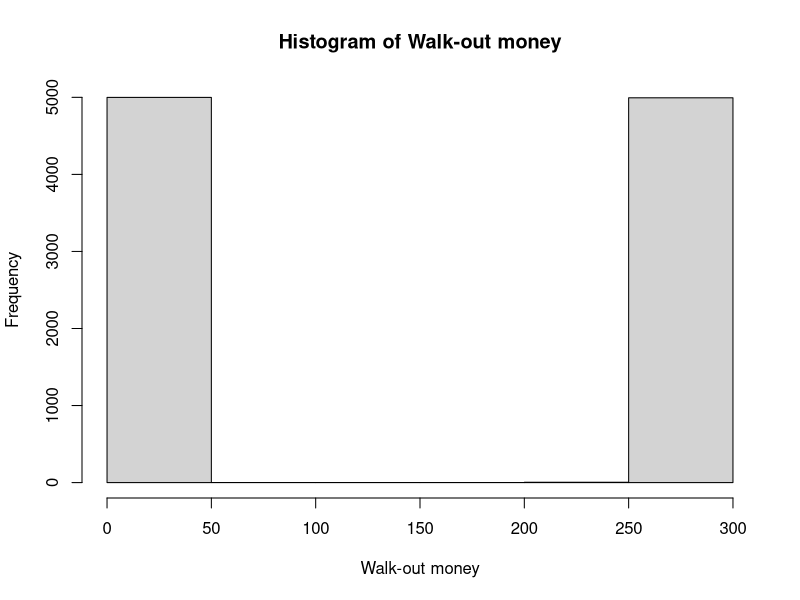
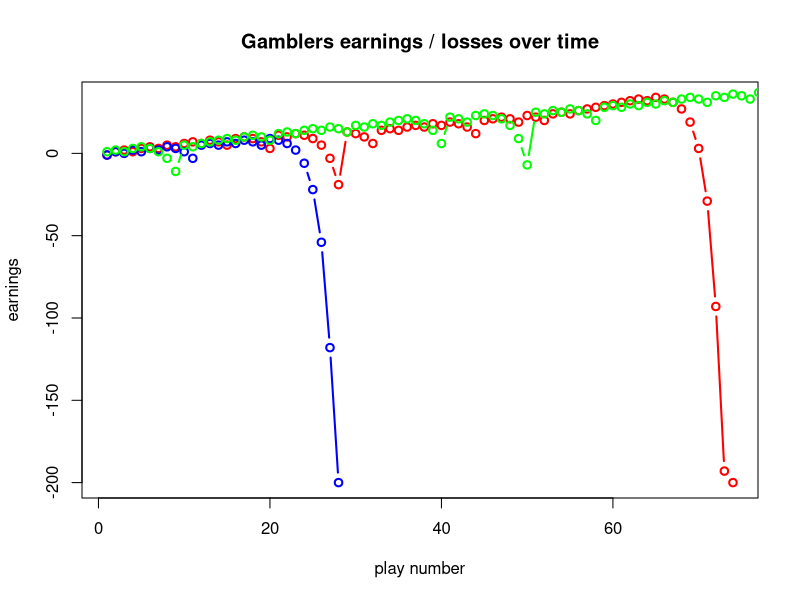
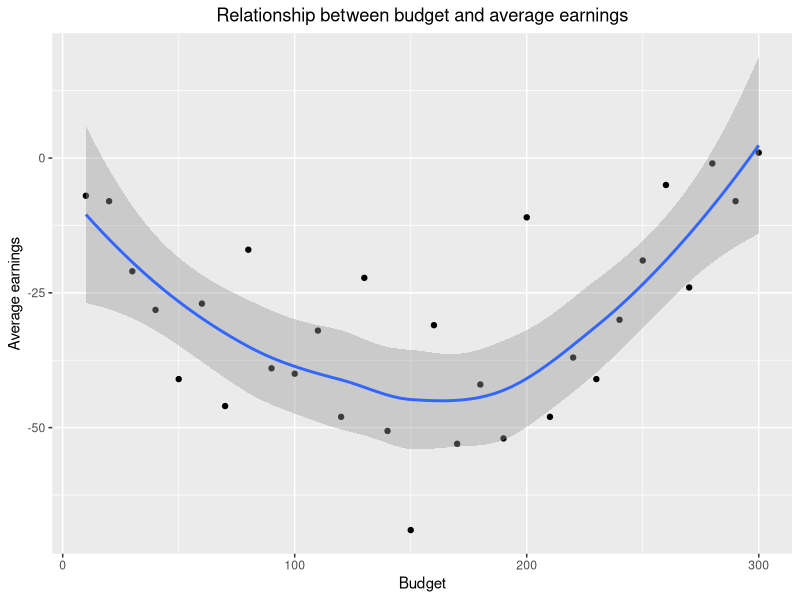
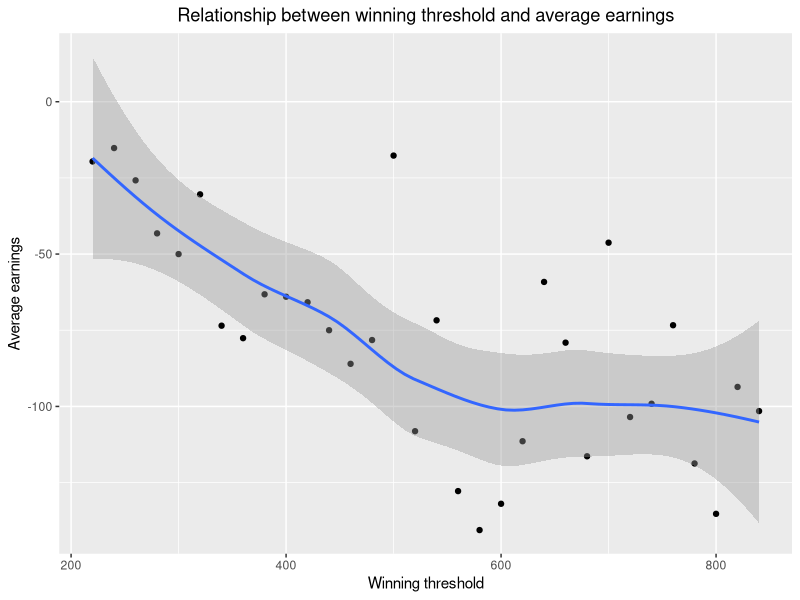
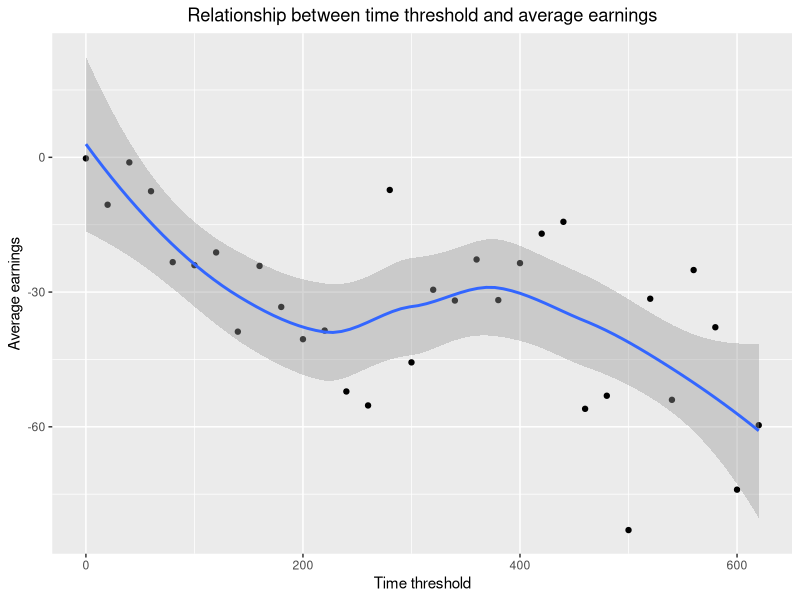

Recreate these plots in R, in order. (Note: a time limit stopped this script after it produced the figures.)
## ---- chunk 1
library(magrittr) # needs to be run every time you start R and want to use %>%
library(dplyr)
library(tidyverse)
library(ggplot2)
## ---- chunk 2
#' A single play of the Martingale strategy
#'
#' Takes a state list, spins the roulette wheel, returns the state list with updated values (for example, budget, plays, etc)
#' @param state A list with the following entries: 
#'   B              number, the budget
#'   W              number, the budget threshold for successfully stoping
#'   L              number, the maximum number of plays 
#'   M              number, the casino wager limit
#'   plays          integer, the number of plays executed
#'   previous_wager number, the wager in the previous play (0 at first play)
#'   previous_win   TRUE/FALSE, indicator if the previous play was a win (TRUE at first play)
#' @return The updated state list
## ---- chunk 3
one_play <- function(state){
    #browser() ## what's this?
  
    # Wager
    proposed_wager <- ifelse(state$previous_win, 1, 2*state$previous_wager)
    wager <- min(proposed_wager, state$M, state$B)
    
    # Spin of the wheel
    red <- rbinom(1,1,18/38)
    
    # Update state
    state$plays <- state$plays + 1
    state$previous_wager <- wager
    if(red){
      # WIN
      state$B <- state$B + wager
      state$previous_win <- TRUE
    }else{
      # LOSE
      state$B <- state$B - wager
      state$previous_win <- FALSE
    }
  state
}
## ---- chunk 4
#' Stopping rule
#'
#' Takes the state list and determines if the gambler has to stop
#' @param state A list.  See one_play
#' @return TRUE/FALSE


stop_play <- function(state){
  #browser()
  if(state$B <= 0) return(TRUE)
  if(state$plays >= state$L) return(TRUE)
  if(state$B >= state$W) return(TRUE)
  FALSE
}
## ---- chunk 5
#' Play roulette to either bankruptcy, success, or play limits
#'
#' @param B number, the starting budget
#' @param W number, the budget threshold for successfully stoping
#' @param L number, the maximum number of plays 
#' @param M number, the casino wager limit
#' @return A vector of budget values calculated after each play.
one_series <- function(
    B = 200
  , W = 300
  , L = 1000
  , M = 100
) {

  # initial state
  state <- list(
    B = B
  , W = W
  , L = L
  , M = M
  , plays = 0
  , previous_wager = 0
  , previous_win = TRUE
  )
  
  # vector to store budget over series of plays
  budget <- rep(NA, L)
  
  # For loop of plays
  for(i in 1:L){
    new_state <- state %>% one_play
    budget[i] <- new_state$B
    if(new_state %>% stop_play){
      return(budget[1:i])
    }
    state <- new_state
  }
  budget    
}

# helper function
get_last <- function(x) x[length(x)] 

## ---- chunk 6
# Simulation
walk_out_money <- rep(NA, 10000)
for(j in seq_along(walk_out_money)){
  walk_out_money[j] <- one_series(B = 200, W = 300, L = 1000, M = 100) %>% get_last
}


# Walk out money distribution
hist(walk_out_money, breaks = 10, xlab = "Walk-out money", ylab = "Frequency", main = "Histogram of Walk-out money", col = "lightgray")
## ---- chunk 7
# Estimated probability of walking out with extra cash
mean(walk_out_money > 200)

# Estimated earnings  
mean(walk_out_money - 200)
## ---- chunk 8
# Q1
set.seed(2)
earning1 <- one_series(B = 200, W = 300, L = 1000, M = 100) - 200
earning2 <- one_series(B = 200, W = 300, L = 1000, M = 100) - 200
earning3 <- one_series(B = 200, W = 300, L = 1000, M = 100) - 200
plot(earning1, main = "Gamblers earnings / losses over time", xlab = "play number", 
     ylab = "earnings", type ="b", lwd = 2, col = "red")
lines(earning2, xlab = "play number", ylab = "earnings", type ="b", lwd = 2, col = "blue")
lines(earning3, xlab = "play number", ylab = "earnings", type ="b", lwd = 2, col = "green")
## ---- chunk 9
# change the budget
walk_out_money <- rep(NA, 100)
b <- matrix(nrow = 100, ncol = 30)


# For loop eg:    for (i in 1:100) {...}

for(i in seq(1, 30)){
  for(j in seq_along(walk_out_money)){
    b[j, i] <- (one_series(B= 10*i, W = 300, L = 1000, M = 200) - 10*i) %>% get_last
  }
}

# Estimated earnings
mean_earnings <- colMeans(b)

df1 <- as.data.frame(mean_earnings)
df1["Budget"] <- seq(10,300,10)
df1 %>%
  ggplot(mapping = aes(x = Budget, y = mean_earnings)) +
  geom_point() +
  geom_smooth() +
  labs(title = "Relationship between budget and average earnings", x = "Budget", y = "Average earnings") +
  theme(plot.title = element_text(hjust = 0.5))

# plot earnings
#plot(x = seq(10, 300, 10), y = mean_earnings, xlab = "budget", type = "l")

## ---- chunk 10
# change the winning

walk_out_money <- rep(NA, 100)
w <- matrix(nrow = 100, ncol = 32)

for(i in seq(1, 32)){
  for(j in seq_along(walk_out_money)){
    w[j, i] <- one_series(B= 200, W = 200 + 20 * i, L = 1000, M = 200) %>% get_last
  }
}

# Estimated earnings
mean_earnings <- colMeans(w) - 200

df2 <- as.data.frame(mean_earnings)
df2["Winning_threshold"] <- seq(220,840,20)
df2 %>%
  ggplot(mapping = aes(x = Winning_threshold, y = mean_earnings)) +
  geom_point() +
  geom_smooth() +
  labs(title = "Relationship between winning threshold and average earnings", x = "Winning threshold", y = "Average earnings") +
  theme(plot.title = element_text(hjust = 0.5))

# plot earnings
#plot(mean_earnings)
## ---- chunk 11
# change time threshold
walk_out_money <- rep(NA, 100)
l <- matrix(nrow = 100, ncol = 32)

for(i in seq(1, 32)){
  for(j in seq_along(walk_out_money)){
    l[j, i] <- one_series(B= 200, W = 300, L = 20 * (i-1), M = 200) %>% get_last
  }
}

# Estimated earnings
mean_earnings <- colMeans(l) - 200

df3 <- as.data.frame(mean_earnings)
df3["Time_threshold"] <- seq(0,620,20)
df3 %>%
  ggplot(mapping = aes(x = Time_threshold, y = mean_earnings)) +
  geom_point() +
  geom_smooth() +
  labs(title = "Relationship between time threshold and average earnings", x = "Time threshold", y = "Average earnings") +
  theme(plot.title = element_text(hjust = 0.5))

# plot earnings
#plot(mean_earnings)
## ---- chunk 12
# change max
walk_out_money <- rep(NA, 100)
m <- matrix(nrow = 100, ncol = 32)

for(i in seq(1, 32)){
  for(j in seq_along(walk_out_money)){
    m[j, i] <- one_series(B= 200, W = 300, L = 1000, M = 10 * (i-1)) %>% get_last
  }
}

# Estimated earnings
mean_earnings <- colMeans(m) - 200

df4 <- as.data.frame(mean_earnings)
df4["Maximum_wager"] <- seq(0,310,10)
df4 %>%
  ggplot(mapping = aes(x = Maximum_wager, y = mean_earnings)) +
  geom_point() +
  geom_smooth() +
  labs(title = "Relationship between maximum wagers and average earnings", x = "Maximum wager", y = "Average earnings") +
  theme(plot.title = element_text(hjust = 0.5))

# plot earnings
#plot(mean_earnings)
## ---- chunk 13
# Q4: average number of plays
# Simulation
set.seed(123)
num_play <- function(x) length(x) 

walk_out_play <- rep(NA, 100)
for(j in seq_along(walk_out_play)){
  walk_out_play[j] <- one_series(B = 200, W = 300, L = 1000, M = 100) %>% num_play
}

## num_play, we can easily use length. they are the same

# Walk out play distribution
hist(walk_out_play, breaks = 100, main = "Histogram of walk-out play", xlab = "the number of walk-out play times", ylab = "frequency")

## ---- chunk 14
# Estimated playing times
mean(walk_out_play)
